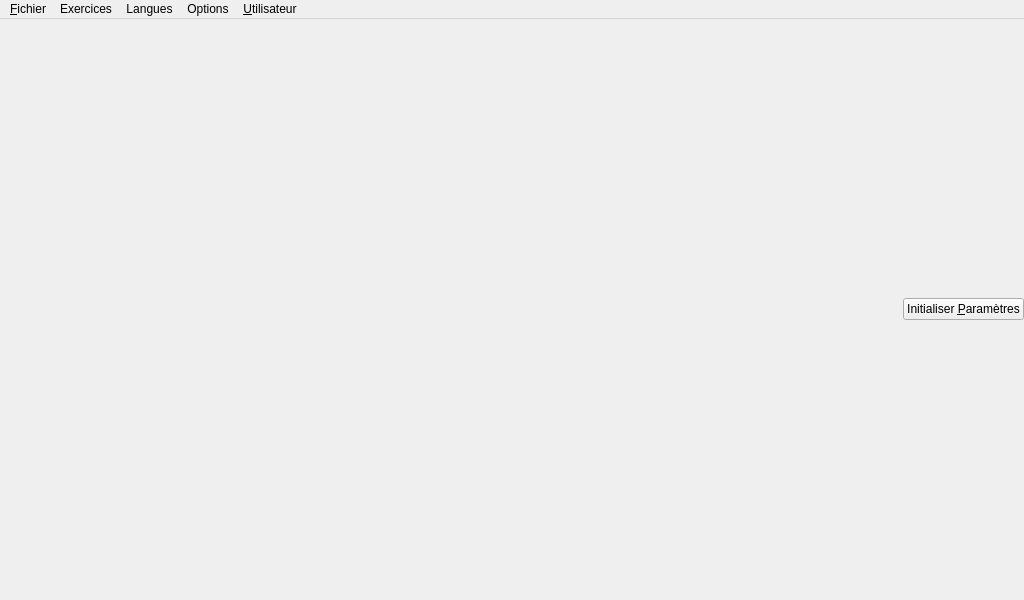
<?xml version="1.0" encoding="UTF-8"?>
<ui version="4.0">
 <class>interfaceClass</class>
 <widget class="QMainWindow" name="interfaceClass">
  <property name="geometry">
   <rect>
    <x>0</x>
    <y>0</y>
    <width>1024</width>
    <height>600</height>
   </rect>
  </property>
  <property name="windowTitle">
   <string>interface</string>
  </property>
  <widget class="QWidget" name="centralWidget">
   <layout class="QGridLayout" name="gridLayout">
    <property name="leftMargin">
     <number>0</number>
    </property>
    <property name="topMargin">
     <number>0</number>
    </property>
    <property name="rightMargin">
     <number>0</number>
    </property>
    <property name="bottomMargin">
     <number>0</number>
    </property>
    <property name="spacing">
     <number>0</number>
    </property>
    <item row="0" column="0">
     <widget class="AbulEduStackedWidgetV1" name="stackedWidget">
      <widget class="QWidget" name="mainPage">
       <layout class="QGridLayout" name="gridLayout_2"/>
      </widget>
      <widget class="AbulEduWidgetV1" name="exercicePage">
       <property name="autoFillBackground">
        <bool>false</bool>
       </property>
       <property name="styleSheet">
        <string notr="true"/>
       </property>
       <layout class="QHBoxLayout" name="horizontalLayout">
        <property name="spacing">
         <number>0</number>
        </property>
        <property name="leftMargin">
         <number>0</number>
        </property>
        <property name="topMargin">
         <number>0</number>
        </property>
        <property name="rightMargin">
         <number>0</number>
        </property>
        <property name="bottomMargin">
         <number>0</number>
        </property>
        <item>
         <spacer name="horizontalSpacer">
          <property name="orientation">
           <enum>Qt::Horizontal</enum>
          </property>
          <property name="sizeType">
           <enum>QSizePolicy::Minimum</enum>
          </property>
          <property name="sizeHint" stdset="0">
           <size>
            <width>40</width>
            <height>20</height>
           </size>
          </property>
         </spacer>
        </item>
        <item>
         <widget class="AbulEduWidgetV1" name="widgetContainer" native="true"/>
        </item>
        <item>
         <spacer name="horizontalSpacer_2">
          <property name="orientation">
           <enum>Qt::Horizontal</enum>
          </property>
          <property name="sizeType">
           <enum>QSizePolicy::Minimum</enum>
          </property>
          <property name="sizeHint" stdset="0">
           <size>
            <width>40</width>
            <height>20</height>
           </size>
          </property>
         </spacer>
        </item>
       </layout>
      </widget>
      <widget class="QWidget" name="launcherPage">
       <property name="styleSheet">
        <string notr="true"/>
       </property>
       <layout class="QGridLayout" name="gridLayout_3">
        <item row="1" column="0">
         <spacer name="horizontalSpacer_4">
          <property name="orientation">
           <enum>Qt::Horizontal</enum>
          </property>
          <property name="sizeHint" stdset="0">
           <size>
            <width>40</width>
            <height>20</height>
           </size>
          </property>
         </spacer>
        </item>
        <item row="1" column="2">
         <spacer name="horizontalSpacer_3">
          <property name="orientation">
           <enum>Qt::Horizontal</enum>
          </property>
          <property name="sizeHint" stdset="0">
           <size>
            <width>40</width>
            <height>20</height>
           </size>
          </property>
         </spacer>
        </item>
        <item row="1" column="1">
         <widget class="AbuleduLanceurV1" name="abeLauncher" native="true"/>
        </item>
        <item row="2" column="1">
         <spacer name="verticalSpacer">
          <property name="orientation">
           <enum>Qt::Vertical</enum>
          </property>
          <property name="sizeHint" stdset="0">
           <size>
            <width>20</width>
            <height>40</height>
           </size>
          </property>
         </spacer>
        </item>
        <item row="0" column="1">
         <spacer name="verticalSpacer_2">
          <property name="orientation">
           <enum>Qt::Vertical</enum>
          </property>
          <property name="sizeHint" stdset="0">
           <size>
            <width>20</width>
            <height>40</height>
           </size>
          </property>
         </spacer>
        </item>
       </layout>
      </widget>
      <widget class="QWidget" name="editorPage">
       <property name="styleSheet">
        <string notr="true">QWidget#editorPage{
background-color:transparent;
}</string>
       </property>
       <layout class="QGridLayout" name="gridLayout_4">
        <item row="0" column="0">
         <widget class="Editeur" name="widget" native="true"/>
        </item>
       </layout>
      </widget>
      <widget class="AbulEduAproposV1" name="aboutPage">
       <property name="styleSheet">
        <string notr="true">background-color:blue;</string>
       </property>
      </widget>
     </widget>
    </item>
    <item row="0" column="1">
     <widget class="QPushButton" name="btnInitialise">
      <property name="text">
       <string>Initialiser &amp;Paramètres</string>
      </property>
     </widget>
    </item>
   </layout>
  </widget>
  <widget class="QMenuBar" name="menuBar">
   <property name="geometry">
    <rect>
     <x>0</x>
     <y>0</y>
     <width>1024</width>
     <height>20</height>
    </rect>
   </property>
   <widget class="QMenu" name="menuFichier">
    <property name="title">
     <string>&amp;Fichier</string>
    </property>
    <addaction name="actionAfficher_l_diteur"/>
    <addaction name="actionAfficher_le_lanceur_d_exercice"/>
    <addaction name="actionQuitter"/>
   </widget>
   <widget class="QMenu" name="menuExercices">
    <property name="title">
     <string>Exercices</string>
    </property>
   </widget>
   <widget class="QMenu" name="menuLangues">
    <property name="title">
     <string>Langues</string>
    </property>
   </widget>
   <widget class="QMenu" name="menuOptions">
    <property name="title">
     <string>Options</string>
    </property>
    <addaction name="actionVerrouillage_nombres"/>
   </widget>
   <widget class="QMenu" name="menu_Utilisateur">
    <property name="title">
     <string>&amp;Utilisateur</string>
    </property>
    <addaction name="action_Journal_de_mes_activit_s"/>
    <addaction name="action_Changer_d_utilisateur"/>
   </widget>
   <addaction name="menuFichier"/>
   <addaction name="menuExercices"/>
   <addaction name="menuLangues"/>
   <addaction name="menuOptions"/>
   <addaction name="menu_Utilisateur"/>
  </widget>
  <action name="actionQuitter">
   <property name="text">
    <string>&amp;Quitter</string>
   </property>
   <property name="shortcut">
    <string>Ctrl+Q</string>
   </property>
  </action>
  <action name="actionAdditions">
   <property name="text">
    <string>Additions</string>
   </property>
  </action>
  <action name="actionMultiplications">
   <property name="text">
    <string>Multiplications</string>
   </property>
  </action>
  <action name="actionp2">
   <property name="text">
    <string notr="true">+ 2</string>
   </property>
  </action>
  <action name="actionp3">
   <property name="text">
    <string notr="true">+ 3</string>
   </property>
  </action>
  <action name="actionp4">
   <property name="text">
    <string notr="true">+ 4</string>
   </property>
  </action>
  <action name="actionp5">
   <property name="text">
    <string notr="true">+ 5</string>
   </property>
  </action>
  <action name="actionp6">
   <property name="text">
    <string notr="true">+ 6</string>
   </property>
  </action>
  <action name="actionp7">
   <property name="text">
    <string notr="true">+ 7</string>
   </property>
  </action>
  <action name="actionp8">
   <property name="text">
    <string notr="true">+ 8</string>
   </property>
  </action>
  <action name="actionp9">
   <property name="text">
    <string notr="true">+ 9</string>
   </property>
  </action>
  <action name="actionX_2">
   <property name="text">
    <string notr="true">x 2</string>
   </property>
  </action>
  <action name="actionX_3">
   <property name="text">
    <string notr="true">x 3</string>
   </property>
  </action>
  <action name="actionX_4">
   <property name="text">
    <string notr="true">x 4</string>
   </property>
  </action>
  <action name="actionX_5">
   <property name="text">
    <string notr="true">x 5</string>
   </property>
  </action>
  <action name="actionX_6">
   <property name="text">
    <string notr="true">x 6</string>
   </property>
  </action>
  <action name="actionX_7">
   <property name="text">
    <string notr="true">x 7</string>
   </property>
  </action>
  <action name="actionX_8">
   <property name="text">
    <string notr="true">x 8</string>
   </property>
  </action>
  <action name="actionX_9">
   <property name="text">
    <string notr="true">x 9</string>
   </property>
  </action>
  <action name="actionA_propos">
   <property name="text">
    <string>A &amp;propos</string>
   </property>
  </action>
  <action name="actionDocumentation_utilisateurs">
   <property name="text">
    <string>Documentation utilisateurs</string>
   </property>
  </action>
  <action name="actionSoustractions">
   <property name="text">
    <string>Soustractions</string>
   </property>
  </action>
  <action name="actionDe_5">
   <property name="text">
    <string>de 5</string>
   </property>
  </action>
  <action name="actionDe_10">
   <property name="text">
    <string>de 10</string>
   </property>
  </action>
  <action name="actionDe_15">
   <property name="text">
    <string>de 15</string>
   </property>
  </action>
  <action name="actionDe_20">
   <property name="text">
    <string>de 20</string>
   </property>
  </action>
  <action name="actionDe_25">
   <property name="text">
    <string>de 25</string>
   </property>
  </action>
  <action name="actionDe_50">
   <property name="text">
    <string>de 50</string>
   </property>
  </action>
  <action name="action_10">
   <property name="text">
    <string>à 10</string>
   </property>
  </action>
  <action name="action_20">
   <property name="text">
    <string>à 1000</string>
   </property>
  </action>
  <action name="action_100">
   <property name="text">
    <string>à 100</string>
   </property>
  </action>
  <action name="action_un_nombre_al_atoire">
   <property name="text">
    <string>à un nombre aléatoire</string>
   </property>
  </action>
  <action name="actionSur_des_additions">
   <property name="text">
    <string>sur des additions</string>
   </property>
  </action>
  <action name="actionSur_des_soustractions">
   <property name="text">
    <string>sur des soustractions</string>
   </property>
  </action>
  <action name="actionSur_des_multiplications">
   <property name="text">
    <string>sur des multiplications</string>
   </property>
  </action>
  <action name="actionMaison_des_nombres">
   <property name="text">
    <string>Maison des nombres</string>
   </property>
  </action>
  <action name="actionVerrouillage_nombres">
   <property name="checkable">
    <bool>true</bool>
   </property>
   <property name="checked">
    <bool>true</bool>
   </property>
   <property name="text">
    <string>Verrouillage nombres</string>
   </property>
  </action>
  <action name="action_Journal_de_mes_activit_s">
   <property name="text">
    <string>&amp;Journal de mes activités</string>
   </property>
  </action>
  <action name="action_Changer_d_utilisateur">
   <property name="text">
    <string>&amp;Changer d'utilisateur</string>
   </property>
  </action>
  <action name="actionAfficher_l_diteur">
   <property name="text">
    <string>Afficher l'éditeur</string>
   </property>
   <property name="shortcut">
    <string>Ctrl+E</string>
   </property>
  </action>
  <action name="actionAfficher_le_lanceur_d_exercice">
   <property name="text">
    <string>Afficher le lanceur d'exercice</string>
   </property>
   <property name="shortcut">
    <string>Ctrl+L</string>
   </property>
  </action>
 </widget>
 <layoutdefault spacing="6" margin="11"/>
 <customwidgets>
  <customwidget>
   <class>AbulEduWidgetV1</class>
   <extends>QWidget</extends>
   <header>abuleduwidgetv1.h</header>
   <container>1</container>
  </customwidget>
  <customwidget>
   <class>AbulEduAproposV1</class>
   <extends>QWidget</extends>
   <header>abuleduaproposv1.h</header>
   <container>1</container>
  </customwidget>
  <customwidget>
   <class>AbulEduStackedWidgetV1</class>
   <extends>QStackedWidget</extends>
   <header>abuledustackedwidgetv1.h</header>
   <container>1</container>
  </customwidget>
  <customwidget>
   <class>Editeur</class>
   <extends>QWidget</extends>
   <header>editeur.h</header>
   <container>1</container>
  </customwidget>
  <customwidget>
   <class>AbuleduLanceurV1</class>
   <extends>QWidget</extends>
   <header>abuledulanceurv1.h</header>
   <container>1</container>
  </customwidget>
 </customwidgets>
 <resources/>
 <connections/>
</ui>
